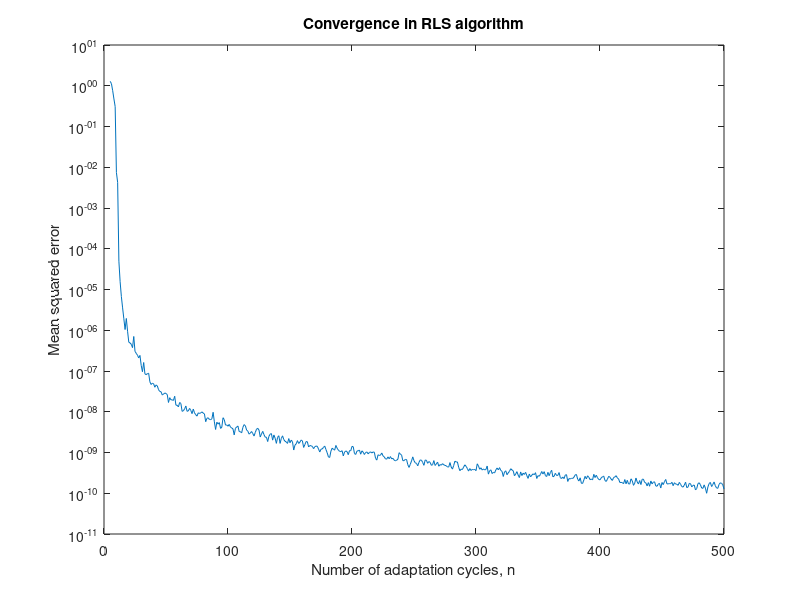

The MATLAB script that drew this image:
%% Parameters initialization
N = 500; % length of the sequence
taps = 5; % number of taps
epoch = 100; % number of epoch
Pz = 0.5.^(0:4)'; %linear coefficients
lambda  = 1; % forgetting factor
laminv  = 1/lambda; % lambda inverse
delta   = 0.005; % use to initialize P matrix

%% RLS algorithm
mse = zeros(1, N);
e = zeros(1,N); % error signal
for j = 1 : epoch
    x = randn(N, 1); % input signal
    d = conv(Pz,x); % input signal filtered by known filter Pz
    x = x(:);
    d = d(:);
    w = zeros(taps,1); % weight vector
    P = eye(taps)/delta; % initialize the P matrix
    % Start of RLS algorithm
    for m = taps:N
        xvec = x(m:-1:m-taps+1);
        e(m) = d(m)-w'*xvec;
        Pi = P*xvec;
        k = (Pi)/(lambda+xvec'*Pi);
        P = (P - k*xvec'*P)*laminv;
        w = w + k*e(m);
    end
    % End
    mse = mse + e.^2;
end
mse = mse / epoch; % average by the epoch

%% plot the result
figure
plot(mse)
set(gca, 'YScale', 'log');
xlabel('Number of adaptation cycles, n');
ylabel('Mean squared error');
title('Convergence in RLS algorithm');
